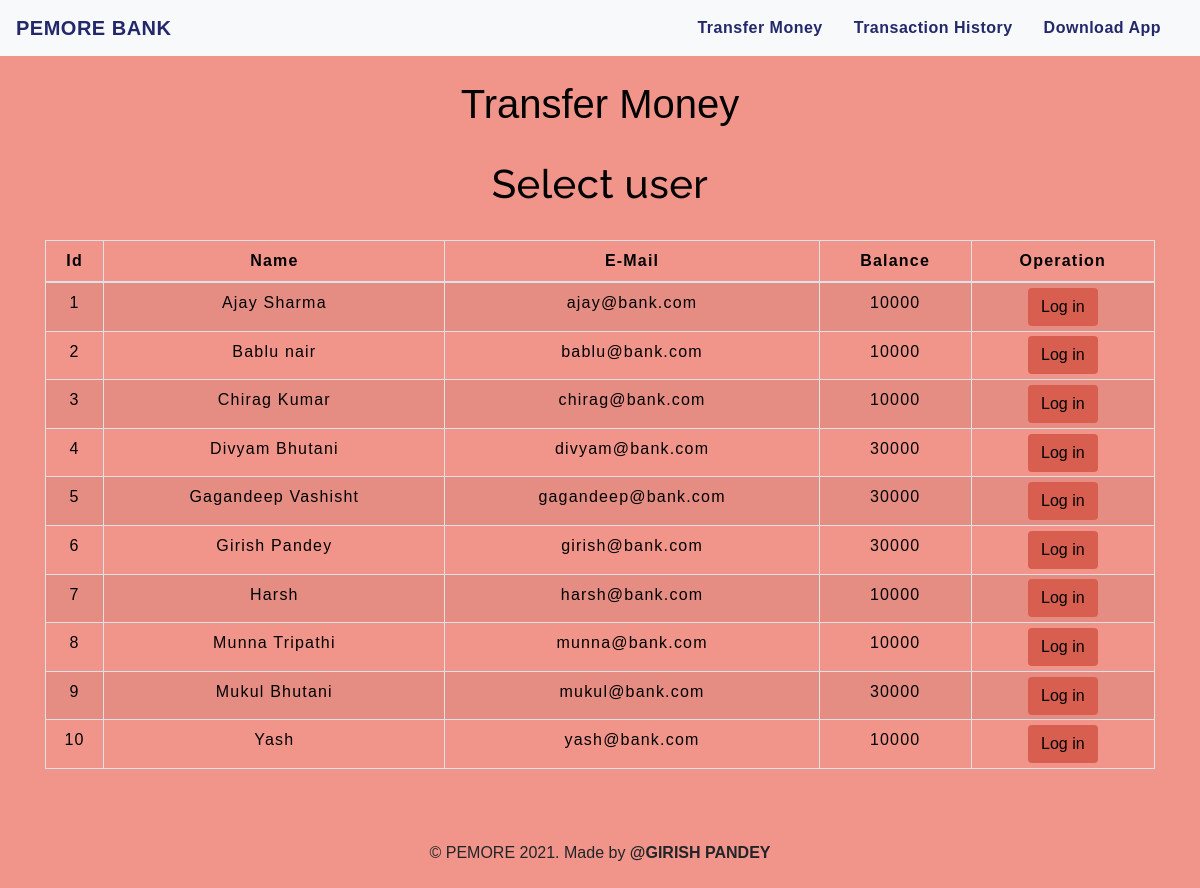
The app's page /transfermoney.php with its own data.
### tables this page shows
CREATE TABLE `users` (
  `id` int(3) NOT NULL,
  `name` text NOT NULL,
  `email` varchar(30) NOT NULL,
  `balance` int(8) NOT NULL
);

### transfermoney.php (the view, shortened to what this page needs)
<!DOCTYPE html>
<html lang="en">
<head>
    <link rel="stylesheet" href="https://maxcdn.bootstrapcdn.com/bootstrap/4.0.0/css/bootstrap.min.css">
    <link rel="stylesheet" type="text/css" href="css/table.css">
    <link rel="stylesheet" type="text/css" href="css/navbar.css">
</head>
<body style="background-color: #F1948A">
<?php
    include 'config.php';
    $sql = "SELECT * FROM users";
    $result = mysqli_query($conn,$sql);
?>
<?php
  include 'navbar.php';
?>
<div class="container">
        <h1 class="text-center pt-4" style="color : black;">Transfer Money</h1>
        <h2 class="text-center pt-4" style="color : black;">Select user</h2>
        <br>
            <div class="row">
                <div class="col">
                    <div class="table-responsive-sm">
                    <table class="table table-hover table-sm table-striped table-condensed table-bordered" style="border-color:black;">
                        <thead style="color : black;">
                            <tr>
                            <th scope="col" class="text-center py-2">Id</th>
                            <th scope="col" class="text-center py-2">Name</th>
                            <th scope="col" class="text-center py-2">E-Mail</th>
                            <th scope="col" class="text-center py-2">Balance</th>
                            <th scope="col" class="text-center py-2">Operation</th>
                            </tr>
                        </thead>
                        <tbody>
                <?php
                    while($rows=mysqli_fetch_assoc($result)){
                ?>
                    <tr style="color : black;">
                        <td class="py-2"><?php echo $rows['id'] ?></td>
                        <td class="py-2"><?php echo $rows['name']?></td>
                        <td class="py-2"><?php echo $rows['email']?></td>
                        <td class="py-2"><?php echo $rows['balance']?></td>
                        <td><a href="selecteduserdetail.php?id= <?php echo $rows['id'] ;?>"> <button type="button" class="btn" style="background-color : #d85e50;">Log in</button></a></td>
                    </tr>
                <?php
                    }
                ?>
                        </tbody>
                    </table>
                    </div>
                </div>
            </div>
         </div>
<footer class="text-center mt-5 py-2">
        <p>&copy PEMORE 2021. Made by <b>@GIRISH PANDEY</b></p>
      </footer>
</body>
</html>

### navbar.php (shortened to what this page needs)
<nav class="navbar navbar-expand-md navbar-light bg-light">
<a class="navbar-brand" href="index.php" style="color : #23286b;"><b>PEMORE BANK</b></a>
<div class="collapse navbar-collapse" id="collapsibleNavbar">
      <ul class="navbar-nav ml-auto">
        <li class="nav-item">
          <a class="nav-link" href="transfermoney.php" style="color : #23286b;"><b>Transfer Money</b></a>
        </li>
        <li class="nav-item">
          <a class="nav-link" href="transactionhistory.php" style="color : #23286b;"><b>Transaction History</b></a>
        </li>
        <li>
          <a class="nav-link" href="#" style="color : #23286b;"><b>Download App</b></a>
        </li>
    </div>
 </nav>

### css/table.css (style rules this page uses)
* { padding: 0; margin: 0; box-sizing: border-box; font-family: sans-serif; }
h2 { font-size: 40px; }
table { letter-spacing: 1.2px; }
td { text-align: center; }
button { border:none; background: #d9d9d9; transition: 1s; }

### css/navbar.css (style rules this page uses)
.nav-link { margin-right: 15px; color:#2F363F; letter-spacing: 0.5px; transition: 0.5s; }
.navbar-brand { color: #4C4B4B; letter-spacing: 0.5px; }
h2 { color: #4C4B4B; letter-spacing: 0.5px; font-family: raleway; }

### transfermoney.php (style rules this page uses)
button { transition: 1.5s; }

### records on screen
users: id "1", name "Ajay Sharma", email "ajay@bank.com", balance "10000"
users: id "2", name "Bablu nair", email "bablu@bank.com", balance "10000"
users: id "3", name "Chirag Kumar", email "chirag@bank.com", balance "10000"
users: id "4", name "Divyam Bhutani", email "divyam@bank.com", balance "30000"
users: id "5", name "Gagandeep Vashisht", email "gagandeep@bank.com", balance "30000"
users: id "6", name "Girish Pandey", email "girish@bank.com", balance "30000"
users: id "7", name "Harsh", email "harsh@bank.com", balance "10000"
users: id "8", name "Munna Tripathi", email "munna@bank.com", balance "10000"
users: id "9", name "Mukul Bhutani", email "mukul@bank.com", balance "30000"
users: id "10", name "Yash", email "yash@bank.com", balance "10000"
